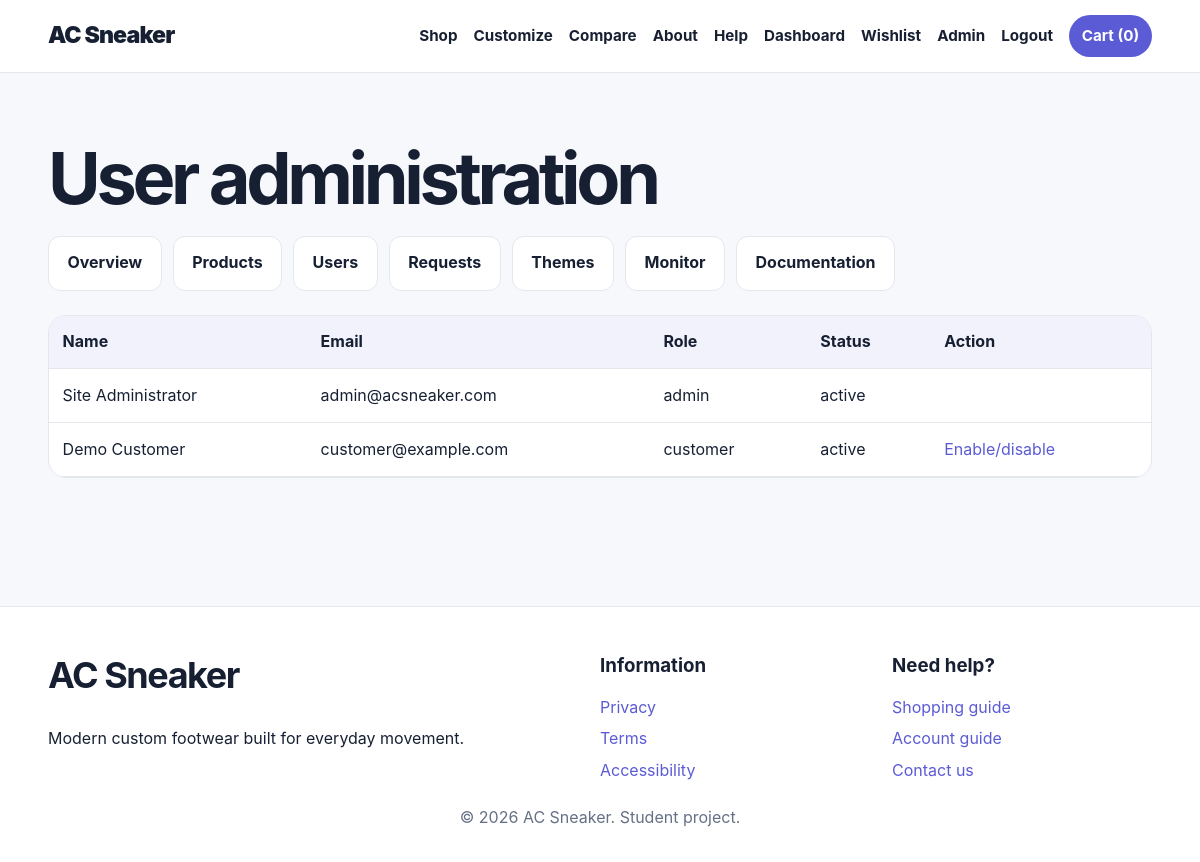
The page /admin/users.php (signed in) on the database its author committed.
### tables this page shows
CREATE TABLE users (
 id INT AUTO_INCREMENT PRIMARY KEY,
 name VARCHAR(100) NOT NULL,
 email VARCHAR(150) NOT NULL UNIQUE,
 password_hash VARCHAR(255) NOT NULL,
 role ENUM('customer','admin') NOT NULL DEFAULT 'customer',
 status ENUM('active','disabled') NOT NULL DEFAULT 'active',
 created_at TIMESTAMP DEFAULT CURRENT_TIMESTAMP
);

### 3340project/includes/functions.php (called while the page is built, shortened)
<?php
function e(?string $value): string {
    return htmlspecialchars($value ?? '', ENT_QUOTES, 'UTF-8');
}

### admin/users.php (the view, shortened to what this page needs)
<?php
$pageTitle='Manage Users';require_once __DIR__.'/../config/database.php';require_once __DIR__.'/../includes/functions.php';requireAdmin();
$users=$pdo->query("SELECT * FROM users ORDER BY created_at DESC")->fetchAll();require __DIR__.'/../includes/header.php';
?><section class="section"><div class="container"><h1>User administration</h1><?php require __DIR__.'/_nav.php';?><div class="table-wrap"><table><tr><th>Name</th><th>Email</th><th>Role</th><th>Status</th><th>Action</th></tr><?php foreach($users as $u):?><tr><td><?=e($u['name'])?></td><td><?=e($u['email'])?></td><td><?=e($u['role'])?></td><td><?=e($u['status'])?></td><td><?php if($u['role']!=='admin'):?><a href="?toggle=<?=(int)$u['id']?>">Enable/disable</a><?php endif;?></td></tr><?php endforeach;?></table></div></div></section><?php require __DIR__.'/../includes/footer.php'; ?>

### 3340project/assets/css/styles.css (style rules this page uses)
:root { --bg: #f7f8fc; --surface: #ffffff; --text: #172033; --muted: #667085; --primary: #5b5bd6; --primary-2: #7c3aed; --accent: #ffb703; --border: #e4e7ec; --danger: #c62828; --success: #1b7f3a; --shadow: 0 14px 35px rgba(23,32,51,.10); --radius: 18px; --max: 1180px; }
* { box-sizing: border-box; }
html { scroll-behavior: smooth; }
body { margin: 0; font-family: Inter, ui-sans-serif, system-ui, -apple-system, "Segoe UI", sans-serif; color: var(--text); background: var(--bg); line-height: 1.6; }
a { color: var(--primary); text-decoration: none; }
.container { width: min(var(--max), 92%); margin-inline: auto; }
h1,h2,h3 { line-height: 1.15; margin-top: 0; }
h1 { font-size: clamp(2.6rem, 6vw, 5.7rem); letter-spacing: -.06em; margin-bottom: 1rem; }
.section { padding: 4rem 0; }
.table-wrap { overflow-x: auto; background: var(--surface); border: 1px solid var(--border); border-radius: var(--radius); }
table { border-collapse: collapse; width: 100%; }
th, td { text-align: left; padding: .85rem; border-bottom: 1px solid var(--border); vertical-align: top; }
th { background: color-mix(in srgb, var(--primary) 8%, var(--surface)); }

### rows shown on the page
users: name "Site Administrator", email "admin@acsneaker.com", role "admin", status "active"
users: name "Demo Customer", email "customer@example.com", role "customer", status "active"

### other values the page prints
cartCount() "0"
